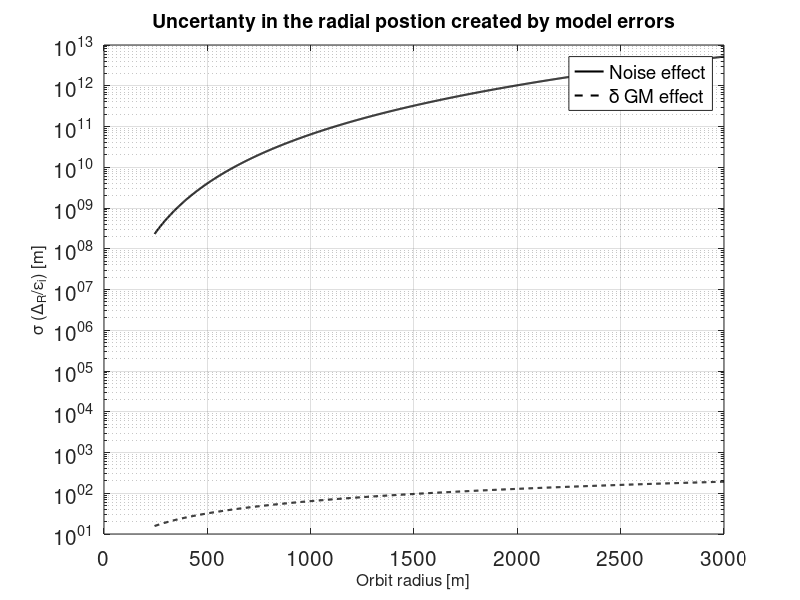

The MATLAB source for this figure:
clear;
clc;
close all;

% Description: script to create plot showing the error asociated to the
% orbit radius, noise measurement and delta GM.

% Input
GM = 5.2;
r = linspace(245, 3000, 1000);

% Matrices
sigma_AR_noise = zeros(1, length(r));
sigma_AR_GM = zeros(1, length(r));

% loop
for k = 1:length(r)

    rt = r(k);

    % compute error
    sigma_AR_noise(k) = (rt^4) / (3 * GM);
    sigma_AR_GM(k) = rt / (3 * GM);
end


% plot
figure();

semilogy(r, sigma_AR_noise, 'LineWidth', 1.5, 'Color', 'k');
hold on;
semilogy(r, sigma_AR_GM, 'LineWidth', 1.5, 'Color', 'k', 'LineStyle','--');
grid on;
set(gca, 'FontSize', 15);
xlabel('Orbit radius [m]', 'FontSize', 12);
ylabel('\sigma (\Delta_R/\epsilon_i) [m]', 'FontSize', 12);

title('Uncertanty in the radial postion created by model errors', 'FontSize', 14);
legend('Noise effect', '\delta GM effect');

